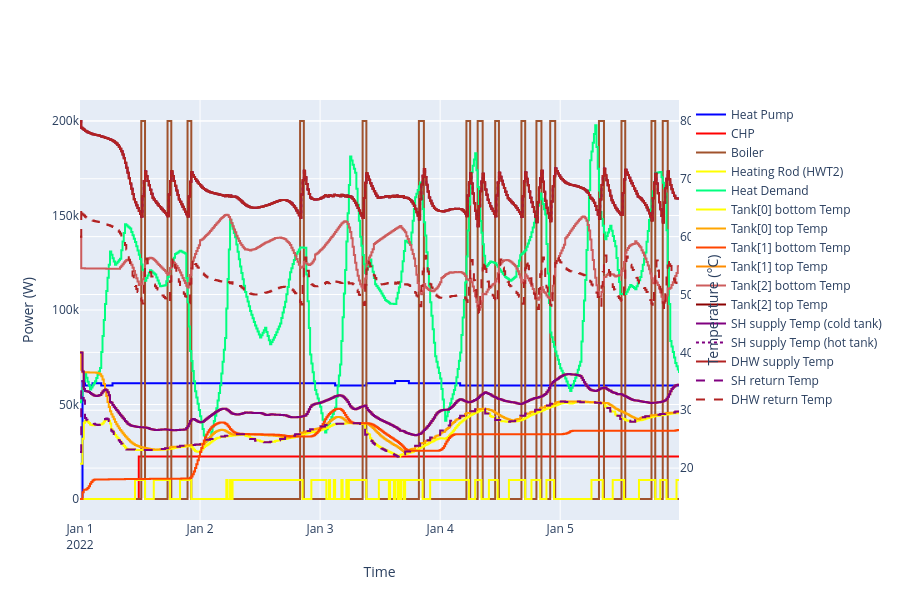

The notebook cell saved with this chart:
### Markdown cell above
# Aggregated Plot

### Code cell
import plotly.graph_objects as go

fig = go.Figure()

for trace in aggregated_plot_traces:
    fig.add_trace(go.Scatter(
        x=df.index,
        y=df[trace["col"]],
        mode="lines",
        name=trace["name"],
        line=dict(color=trace["color"], shape="hv", dash=trace.get("dash", "solid")),
        yaxis=trace["yaxis"],
    ))

fig.update_layout(
    height=600,
    showlegend=True,
    xaxis=dict(title="Time"),
    yaxis=dict(title="Power (W)"),
    yaxis2=dict(
        title="Temperature (°C)",
        overlaying="y",
        side="right",
        anchor="free",
        position=1,
    ),
)
fig.show()

### Figure 1 — Plotly figure (JSON) as saved in the notebook; plotly's stock layout.template omitted (floating-point values rounded to 4 significant figures; data arrays with more than 128 entries replaced by an {"elided": "..."} marker saying what was removed)
{"data": [{"line": {"color": "blue", "dash": "solid", "shape": "hv"}, "mode": "lines", "name": "Heat Pump", "type": "scatter", "x": {"elided": "480 str values"}, "y": {"elided": "480 int values"}, "yaxis": "y"}, {"line": {"color": "red", "dash": "solid", "shape": "hv"}, "mode": "lines", "name": "CHP", "type": "scatter", "x": {"elided": "480 str values"}, "y": {"elided": "480 int values"}, "yaxis": "y"}, {"line": {"color": "sienna", "dash": "solid", "shape": "hv"}, "mode": "lines", "name": "Boiler", "type": "scatter", "x": {"elided": "480 str values"}, "y": {"elided": "480 int values"}, "yaxis": "y"}, {"line": {"color": "yellow", "dash": "solid", "shape": "hv"}, "mode": "lines", "name": "Heating Rod (HWT2)", "type": "scatter", "x": {"elided": "480 str values"}, "y": {"elided": "480 int values"}, "yaxis": "y"}, {"line": {"color": "springgreen", "dash": "solid", "shape": "hv"}, "mode": "lines", "name": "Heat Demand", "type": "scatter", "x": {"elided": "480 str values"}, "y": {"elided": "480 float values"}, "yaxis": "y"}, {"line": {"color": "yellow", "dash": "solid", "shape": "hv"}, "mode": "lines", "name": "Tank[0] bottom Temp", "type": "scatter", "x": {"elided": "480 str values"}, "y": {"elided": "480 float values"}, "yaxis": "y2"}, {"line": {"color": "orange", "dash": "solid", "shape": "hv"}, "mode": "lines", "name": "Tank[0] top Temp", "type": "scatter", "x": {"elided": "480 str values"}, "y": {"elided": "480 float values"}, "yaxis": "y2"}, {"line": {"color": "orangered", "dash": "solid", "shape": "hv"}, "mode": "lines", "name": "Tank[1] bottom Temp", "type": "scatter", "x": {"elided": "480 str values"}, "y": {"elided": "480 float values"}, "yaxis": "y2"}, {"line": {"color": "darkorange", "dash": "solid", "shape": "hv"}, "mode": "lines", "name": "Tank[1] top Temp", "type": "scatter", "x": {"elided": "480 str values"}, "y": {"elided": "480 float values"}, "yaxis": "y2"}, {"line": {"color": "indianred", "dash": "solid", "shape": "hv"}, "mode": "lines", "name": "Tank[2] bottom Temp", "type": "scatter", "x": {"elided": "480 str values"}, "y": {"elided": "480 float values"}, "yaxis": "y2"}, {"line": {"color": "darkred", "dash": "solid", "shape": "hv"}, "mode": "lines", "name": "Tank[2] top Temp", "type": "scatter", "x": {"elided": "480 str values"}, "y": {"elided": "480 float values"}, "yaxis": "y2"}, {"line": {"color": "purple", "dash": "solid", "shape": "hv"}, "mode": "lines", "name": "SH supply Temp (cold tank)", "type": "scatter", "x": {"elided": "480 str values"}, "y": {"elided": "480 float values"}, "yaxis": "y2"}, {"line": {"color": "purple", "dash": "dot", "shape": "hv"}, "mode": "lines", "name": "SH supply Temp (hot tank)", "type": "scatter", "x": {"elided": "480 str values"}, "y": {"elided": "480 float values"}, "yaxis": "y2"}, {"line": {"color": "firebrick", "dash": "solid", "shape": "hv"}, "mode": "lines", "name": "DHW supply Temp", "type": "scatter", "x": {"elided": "480 str values"}, "y": {"elided": "480 float values"}, "yaxis": "y2"}, {"line": {"color": "purple", "dash": "dash", "shape": "hv"}, "mode": "lines", "name": "SH return Temp", "type": "scatter", "x": {"elided": "480 str values"}, "y": {"elided": "480 float values"}, "yaxis": "y2"}, {"line": {"color": "firebrick", "dash": "dash", "shape": "hv"}, "mode": "lines", "name": "DHW return Temp", "type": "scatter", "x": {"elided": "480 str values"}, "y": {"elided": "480 float values"}, "yaxis": "y2"}], "layout": {"height": 600, "showlegend": true, "xaxis": {"title": {"text": "Time"}}, "yaxis": {"title": {"text": "Power (W)"}}, "yaxis2": {"anchor": "free", "overlaying": "y", "position": 1, "side": "right", "title": {"text": "Temperature (°C)"}}}}
